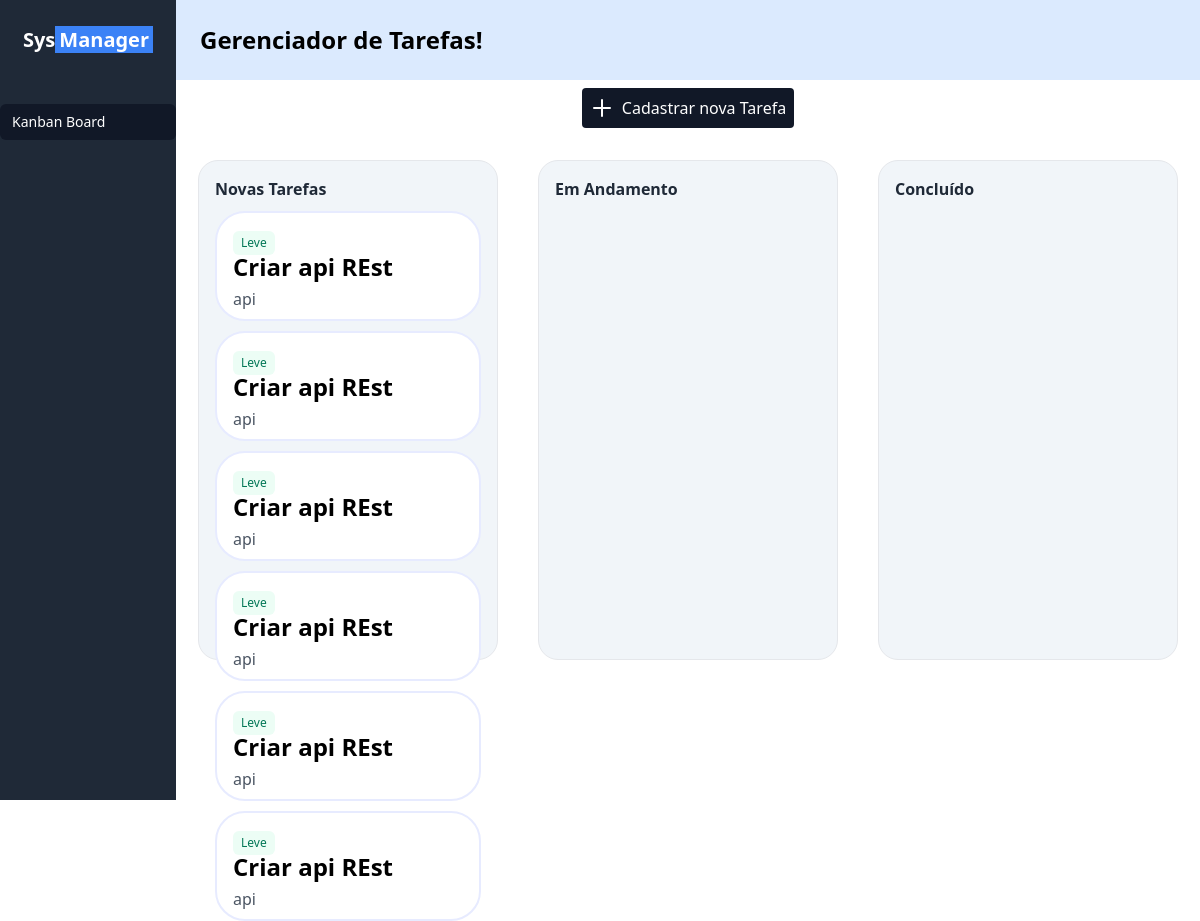
The page / on the database its author committed.
### tarefas/models.py (models this page shows)
class Tarefas(models.Model):
    id = models.AutoField( primary_key=True)
    titulo = models.CharField(("nome"), max_length=250)
    prioridade = models.CharField(("prioridade"), max_length=1)
    area = models.CharField(("area"), max_length=50)
    status = models.CharField(("status"), max_length=50)
    data_prazo = models.DateField()

### tarefas/views.py (the view, shortened to what this page needs)
# urls.py: path('', views.renderizar, name='salvar'),
def renderizar(request):
    print('Método -> ', request.method)
    tarefasNovas = Tarefas.objects.filter(status='N')
    tarefasConcluidas = Tarefas.objects.filter(status='C')
    tarefasAndamento = Tarefas.objects.filter(status='A')
    retorno = {
        'tarefasNovas': tarefasNovas,
        'tarefasAndamento': tarefasAndamento,
        'tarefasConcluidas': tarefasConcluidas
    }
    contexto = {'tarefas': retorno}
    print(f'Tarefas novas: {tarefasNovas.count()}')
    if request.method == 'GET':
        return render(request, 'index.html', contexto)

### tarefas/templates/index.html (shortened to what this page needs)
{% extends 'Base.html' %}
{% block conteudo %}
        <div class="flex-1 p-6 bg-blue-100 w-100 h-20 ">
            <h2 class="text-2xl font-semibold">Gerenciador de Tarefas!</h2>
        </div>
        <div class="flex justify-around items-center p-2 w-300">
            <button id="btnModal" class="flex items-center p-2 bg-gray-900 text-white rounded hover:bg-sky-600 transition group">
                <svg class="h-6 w-6 stroke-current mr-2" xmlns="http://www.w3.org/2000/svg" viewBox="0 0 24 24">
                    <path stroke-linecap="round" stroke-linejoin="round" stroke-width="2" d="M12 4v16m8-8H4"/>
                </svg>
                Cadastrar nova Tarefa
            </button>
        </div>
        <div class="flex items-center justify-center h-screen-20 bg-slate-950">
            <div class="flex flex-col p-6 items-center justify-center w-full max-w-5xl">
                <div class="flex gap-10">
                    <div class='kanban-card border border-gray-200 p-4'  data-id="1">
                        <h2 class="text-gray-800 font-bold mb-2">Novas Tarefas</h2>
                        {% for tarefa in tarefas.tarefasNovas %}
                        <div class="cards p-4 bg-white" draggable="true">
                            {% if tarefa.prioridade == 'L' %}
                                <span class="inline-flex items-center rounded-md bg-green-50 px-2 py-1 text-xs font-medium text-green-700">Leve</span>
                            {% elif tarefa.prioridade == 'M' %}
                                <span class="inline-flex items-center rounded-md bg-yellow-50 px-2 py-1 text-xs font-medium text-yellow-800">Moderada</span>
                            {% elif tarefa.prioridade == 'A' %}
                                <span class="inline-flex items-center rounded-md bg-red-50 px-2 py-1 text-xs font-medium text-red-700">Alta</span>
                            {% else %}
                                <span class="inline-flex items-center rounded-md bg-gray-50 px-2 py-1 text-xs font-medium text-gray-700">Indefinida</span>
                            {% endif %}
                            <h2 class=" text-2xl font-bold leading-none">{{tarefa.titulo}}</h2>
                            <p class="mt-2 text-gray-600">{{ tarefa.area }}</p>
                        </div>
                    {% endfor %}
                    </div>
                    <div class='kanban-card border border-gray-200 p-4' data-id="2">
                        <h2 class="text-gray-800 font-bold">Em Andamento</h2>
                    </div>
                    <div class='kanban-card border border-gray-200 p-4' data-id="3">
                        <h2 class="text-gray-800 font-bold">Concluído</h2>
                    </div>
                </div>
            </div>
        </div>
    </div>
{% endblock %}

### templates/Base.html (shortened to what this page needs)
{% load static %}
<!DOCTYPE html>
<html lang="pt-BR">
<head>
    <link rel="stylesheet" href="{% static 'style.css' %}">
    <link href="https://cdn.jsdelivr.net/npm/tailwindcss@2.2.19/dist/tailwind.min.css" rel="stylesheet">
</head>
<body class="flex bg-white-100">
    <div class="w-64 bg-gray-800 text-white h-screen">
        <div class="flex items-center justify-center h-20">
            <h1 class="text-xl font-bold">
                Sys<span class="bg-blue-500 text-white px-1">Manager</span>
            </h1>
        </div>
        <nav class="mt-6">
            <a href="#" class="flex items-center rounded-md bg-gray-900 px-3 py-2 text-sm font-medium text-white"
                aria-current="page">Kanban Board</a>
        </nav>
    </div>
    <div class="flex-col w-full h-full">
        {% block conteudo %}{% endblock %}
</body>
</html>

### templates/static/style.css (style rules this page uses)
.kanban-card { width: 300px; height: 500px; background-color: #F1F5F9; border-radius: 20px; padding: 20px; }
.cards { margin: 10px 0; border: 2px solid #E7EBFF; border-radius: 30px; height: 110px; width: 100%; padding: 5px; cursor: pointer; }

### rows shown on the page
Tarefas: prioridade "Leve", titulo "Criar api REst", area "api"
Tarefas: prioridade "Leve", titulo "Criar api REst", area "api"
Tarefas: prioridade "Leve", titulo "Criar api REst", area "api"
Tarefas: prioridade "Leve", titulo "Criar api REst", area "api"
Tarefas: prioridade "Leve", titulo "Criar api REst", area "api"
Tarefas: prioridade "Leve", titulo "Criar api REst", area "api"
